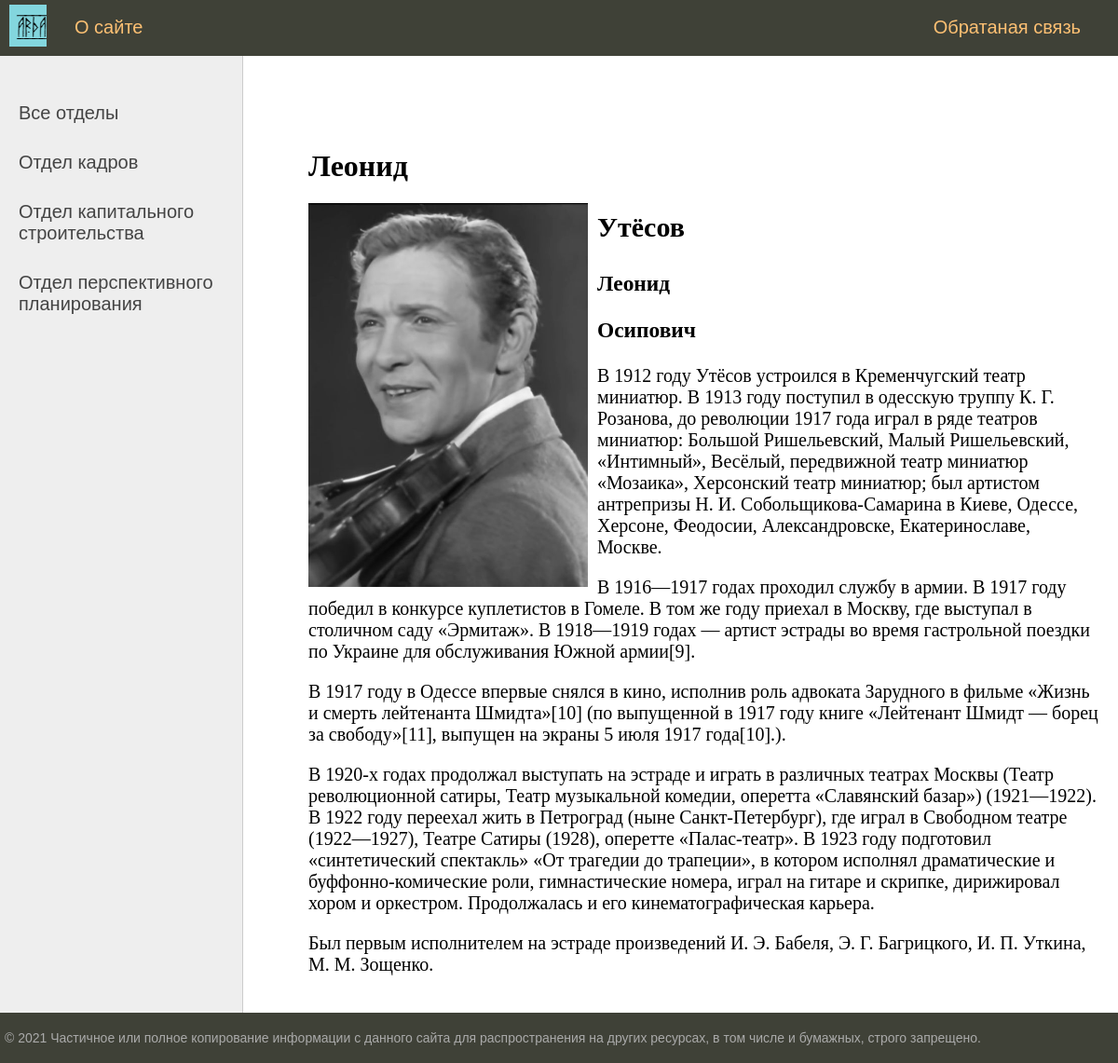
The page /userinfo/utesov/ on the database its author committed.
### user/models.py (models this page shows, shortened)
class Group(models.Model):
    name = models.CharField(max_length=255, db_index=True, verbose_name='Отдел')
    slug = models.SlugField(max_length=255, unique=True, db_index=True, verbose_name='URL')
    def get_absolute_url(self):
        return reverse('group', kwargs={'group_slug': self.slug})
    class Meta:
        verbose_name = 'Отделы'
        verbose_name_plural = 'Отделы'
        ordering = ['id']

class User(models.Model):
    name = models.CharField(max_length=25, verbose_name='Имя')
    slug = models.SlugField(max_length=255, unique=True, db_index=True, verbose_name='URL')
    patronymic = models.CharField(max_length=30, verbose_name='Отчество')
    surname = models.CharField(max_length=35, verbose_name='Фамилия')
    sex = models.CharField(max_length=10, verbose_name='Пол')
    autobiography = models.TextField(blank=True, verbose_name='Автобиография')
    photo = models.ImageField(upload_to='photo/%Y/%m/%d/', verbose_name='Фото')
    time_create = models.DateTimeField(auto_now_add=True, verbose_name='Дата создания')
    time_update = models.DateTimeField(auto_now=True, verbose_name='Дата изменения')
    group = models.ForeignKey('Group', on_delete=models.CASCADE, verbose_name='Группа')
    def __str__(self):
        return self.name
    class Meta:
        verbose_name = 'Сотрудники'
        verbose_name_plural = 'Сотрудники'
        ordering = ['time_create', 'name']

### user/views.py (the view)
# urls.py: path('userinfo/<slug:user_slug>/', ShowUser.as_view(), name='user_inf'),
class ShowUser(DataMixin, DetailView):
    model = User
    template_name = 'user/user.html'
    slug_url_kwarg = 'user_slug'
    def get_context_data(self, **kwargs):
        context = super().get_context_data(**kwargs)
        c_def = self.get_user_context(title=context['user'])
        return dict(list(context.items()) + list(c_def.items()))

### user/utils.py (called while the page is built)
    def get_user_context(self, **kwargs):
        context = kwargs
        groups = Group.objects.annotate(Count('user'))
        user_menu = menu.copy()
        if not self.request.user.is_authenticated:
            user_menu.pop(1)
        context['menu'] = user_menu
        context['groups'] = groups
        if 'group_selected' not in context:
            context['group_selected'] = 0
        return context

### user/templates/user/user.html
{% extends 'user/base.html' %}
{% block content %}
<h1>{{ user.name }}</h1>
{% if user.photo %}
<p><img class="img-article-left" src="{{user.photo.url}}"></p>
{% endif %}
<h2>{{ user.surname|linebreaks }}</h2>
<h3>{{ user.name|linebreaks }}</h3>
<h3>{{ user.patronymic|linebreaks }}</h3>
{{ user.autobiography|linebreaks }}
{% endblock %}

### user/templates/user/base.html (shortened to what this page needs)
{% load static %}
{% load user_tags %}
<!DOCTYPE html>
<html>
<head>
	<link type="text/css" href="{% static 'user/css/style.css' %}" rel="stylesheet" />
</head>
<body>
<table class="table-page" border=0 cellpadding="0" cellspacing="0">
<tr><td valign=top>
{% block mainmenu %}
		<div class="header">
			<ul id="mainmenu" class="mainmenu">
			<li class="logo"><a href="{% url 'home' %}"><div class="logo"></div></a></li>
{% for m in menu %}
	{% if not forloop.last %}
			<li><a href="{% url m.url_name %}">{{m.title}}</a></li>
	{% else %}
			<li class="last"><a href="{% url m.url_name %}">{{m.title}}</a></li>
	{% endif %}
{% endfor %}
			</ul>
		</div>
{% endblock mainmenu %}
<table class="table-content" border=0 cellpadding="0" cellspacing="0">
<tr>
	<td valign="top" class="left-chapters">
	<ul id="leftchapters">
{% if cat_selected == 0 %}
		<li class="selected">Все отделы</li>
{% else %}
		<li><a href="{% url 'home' %}">Все отделы</a></li>
{% endif %}
{% for c in groups %}
{% if c.user__count > 0 %}
	{% if c.pk == cat_selected %}
		<li class="selected">{{c.name}}</li>
	{% else %}
		<li><a href="{{ c.get_absolute_url }}">{{c.name}}</a></li>
	{% endif %}
{% endif %}
{% endfor %}
	</ul>
</td>
<td valign="top" class="content">
	<div class="content-text">
{% block content %}
{% endblock %}
	</div>
</td></tr></table>
</td></tr>
<tr><td valign=top>
	<div id="footer">
		<p>&copy; 2021 Частичное или полное копирование информации с данного сайта для распространения на других ресурсах, в том числе и бумажных, строго запрещено.</p>
	</div>
</td></tr></table>
</body>
</html>

### user/static/user/css/style.css (style rules this page uses)
html, body { font-family: 'Arial'; margin: 0; padding: 0; height: 100%; width: 100%; color: #444; }
a { color: #0059b2; text-decoration: none; }
img { max-width: 600px; height: auto; }
img.img-article-left { max-width: 300px; height: auto; float: left; padding: 0 10px 10px 0; }
.table-page { width: 100%; height: 100%; vertical-align: top; }
.table-page tr { height: 100%; }
.header { background: #3F4137; height: 60px; }
.logo { background: url('../images/logo.png') no-repeat 10px 5px; width: 50px; height: 50px; }
ul.mainmenu { list-style: none; margin: 0; padding: 0; height: 60px; color: #58e36e; font-size: 20px; overflow: hidden; }
ul.mainmenu li { float: left; margin: 18px 40px 0 30px; }
ul.mainmenu li.logo { margin: 0; }
ul.mainmenu li.last { float: right; }
ul.mainmenu li a { color: #fdc073; text-decoration: none; }
.table-content { width: 100%; min-height: 100%; height: 100%; }
.left-chapters { margin: 0; background: #eee; border-right: 1px solid #ccc; min-height: 100%; }
.left-chapters ul { width: 230px; min-height: 100%; margin: 0; padding: 20px 10px 10px 20px; list-style: none; font-size: 20px; }
.left-chapters ul li { margin: 30px 0 0 0; color: #999; }
.left-chapters ul li a { color: #444; text-decoration: none; }
.content { padding: 40px 20px 20px 40px; width: 100%; box-sizing: border-box; }
.content-text { margin: 60px 0 0 30px; color: #000; font-size: 20px; font-family: Yandex Sans Display Light; }
.content-text h1 { font-size: 32px; }
#footer { box-sizing: border-box; background: #3F4137; padding: 5px; color: #aaa; font-size: 14px; font-family: Verdana, Geneva, Arial, Helvetica; text-align: left; overflow: hidden; }

### rows shown on the page
Group: name "Отдел кадров"
Group: name "Отдел капитального строительства"
Group: name "Отдел перспективного планирования"
User: name "Леонид", photo (picture), surname "Утёсов", patronymic "Осипович", autobiography "В 1912 году Утёсов устроился в Кременчугский театр миниатюр. В 1913 году поступил в одесскую труппу К. Г. Розанова, до революции 1917 года играл в ряде театров миниатюр: Большой Ришельевский, Малый Ришельевский, «Интимный», Весёлый, передвижной театр миниатюр «Мозаика», Херсонский театр миниатюр; был артистом антрепризы Н. И. Собольщикова-Самарина в Киеве, Одессе, Херсоне, Феодосии, Александровске, Екатеринославе, Москве. В 1916—1917 годах проходил службу в армии. В 1917 году победил в конкурсе куплетистов в Гомеле. В том же году приехал в Москву, где выступал в столичном саду «Эрмитаж». В 1918—1919 годах — артист эстрады во время гастрольной поездки по Украине для обслуживания Южной…"

### other values the page prints
{{ m.title }} "О сайте"
{{ m.title }} "Обратаная связь"
